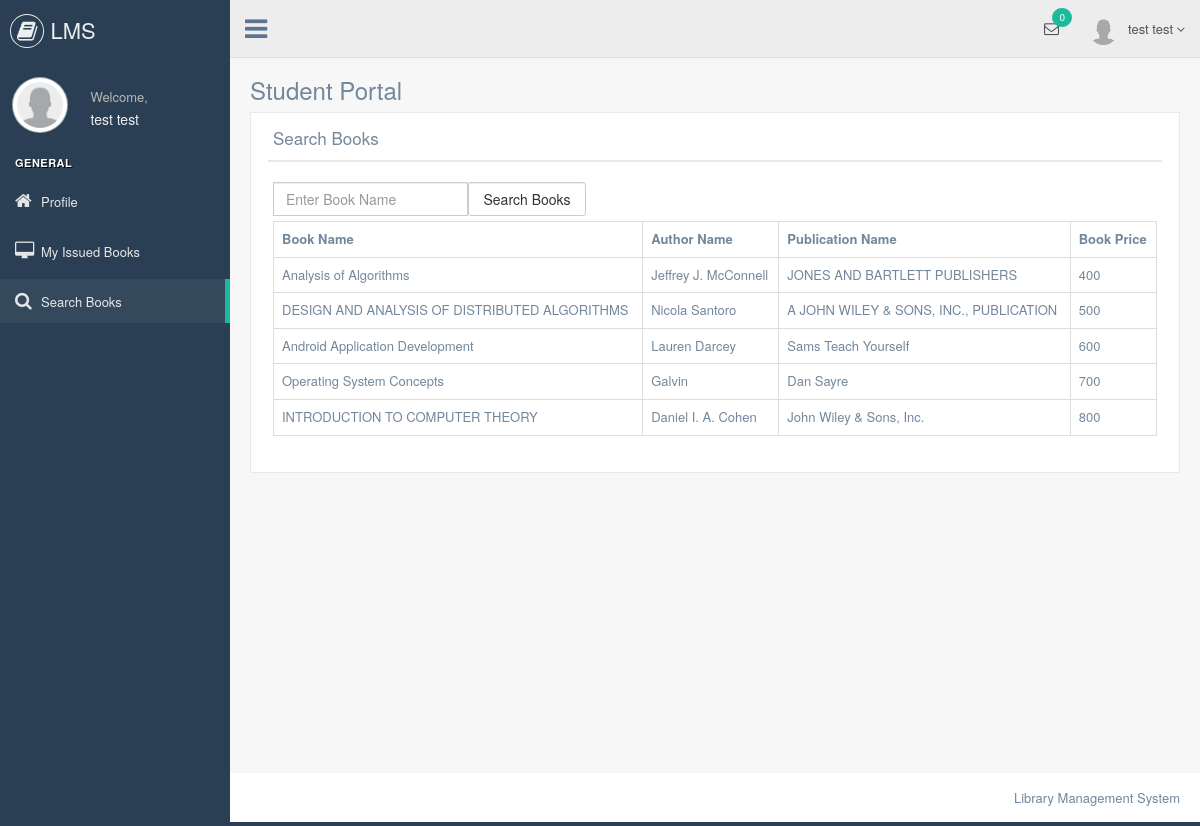
Screenshot of /LMS/student/search_books.php (signed in) with the database file from the repository.
### tables this page shows
CREATE TABLE `add_books` (
  `book_id` int(5) NOT NULL,
  `book_name` varchar(50) NOT NULL,
  `book_author_name` varchar(50) NOT NULL,
  `book_publication_name` varchar(50) NOT NULL,
  `book_purchase_date` date NOT NULL,
  `book_price` int(20) NOT NULL,
  `book_quantity` int(20) NOT NULL,
  `available_quantity` int(20) NOT NULL,
  `librarian_username` varchar(50) NOT NULL
);

### LMS/student/search_books.php (the view, shortened to what this page needs)
    <?php
include "header.php";
include "connection.php";
?>
        <div class="right_col" role="main">
            <div class="">
            <div class="page-title">
                    <div class="title_left">
                        <h3>Student Portal</h3>
                    </div>
                </div>
                <div class="clearfix"></div>
                <div class="row" style="min-height:500px">
                    <div class="col-md-12 col-sm-12 col-xs-12">
                        <div class="x_panel">
                            <div class="x_title">
                                <h2> Search Books</h2>
                                <div class="clearfix"></div>
                            </div>
                            <div class="x_content">
                                <form action="" name="form1" method="post">
                                    <table>
                                        <tr>
                                            <td>
                                            <input type="text" name="bookname" class="form-control" placeholder="Enter Book Name">
                                            </td>
                                            <td>
                                            <input type="submit" name="submit1" value="Search Books" class="form-control btn btn-default" style="margin-top:5px">
                                            </td>
                                        </tr>
                                    </table>
                                </form>
                                <?php
                                    if(isset($_POST["submit1"]))
                                    {
                                        $tbl = mysqli_query($link,"select * from add_books where book_name like ('%$_POST[bookname]%') && available_quantity > 0");
                                    echo "<table class='table table-bordered'>";
                                    echo "<tr>";
                                    echo "<th>";    echo "Book Name";   echo "</th>";
                                    echo "<th>";    echo "Author Name";   echo "</th>";
                                    echo "<th>";    echo "Publication Name";   echo "</th>";
                                    echo "<th>";    echo "Book Price";   echo "</th>";
                                    echo "</tr>";
                                    while($row = mysqli_fetch_array($tbl))
                                    {
                                        echo "<tr>";
                                        echo "<td>";    echo $row["book_name"];   echo "</td>";
                                        echo "<td>";    echo $row["book_author_name"];   echo "</td>";
                                        echo "<td>";    echo $row["book_publication_name"];   echo "</td>";
                                        echo "<td>";    echo $row["book_price"];   echo "</td>";
                                        echo "</tr>";
                                    }
                                    echo "</table>";
                                    }
                                    else{
                                    $tbl = mysqli_query($link,"select * from add_books where available_quantity > 0");
                                    echo "<table class='table table-bordered'>";
                                    echo "<tr>";
                                    echo "<th>";    echo "Book Name";   echo "</th>";
                                    echo "<th>";    echo "Author Name";   echo "</th>";
                                    echo "<th>";    echo "Publication Name";   echo "</th>";
                                    echo "<th>";    echo "Book Price";   echo "</th>";
                                    echo "</tr>";
                                    while($row = mysqli_fetch_array($tbl))
                                    {
                                        echo "<tr>";
                                        echo "<td>";    echo $row["book_name"];   echo "</td>";
                                        echo "<td>";    echo $row["book_author_name"];   echo "</td>";
                                        echo "<td>";    echo $row["book_publication_name"];   echo "</td>";
                                        echo "<td>";    echo $row["book_price"];   echo "</td>";
                                        echo "</tr>";
                                    }
                                    echo "</table>";
                                }
                                ?>
                            </div>
                        </div>
                    </div>
                </div>
            </div>
        </div>
<?php
    include "footer.php";
?>

### rows the page displays
add_books: book_name "Analysis of Algorithms", book_author_name "Jeffrey J. McConnell", book_publication_name "JONES AND BARTLETT PUBLISHERS", book_price "400"
add_books: book_name "DESIGN AND ANALYSIS OF DISTRIBUTED ALGORITHMS", book_author_name "Nicola Santoro", book_publication_name "A JOHN WILEY & SONS, INC., PUBLICATION", book_price "500"
add_books: book_name "Android Application Development", book_author_name "Lauren Darcey", book_publication_name "Sams Teach Yourself", book_price "600"
add_books: book_name "Operating System Concepts", book_author_name "Galvin", book_publication_name "Dan Sayre", book_price "700"
add_books: book_name "INTRODUCTION TO COMPUTER THEORY", book_author_name "Daniel I. A. Cohen", book_publication_name "John Wiley & Sons, Inc.", book_price "800"

### other values shown
$_SESSION["student_fullname"] "test test"
$msg_counter "0"
